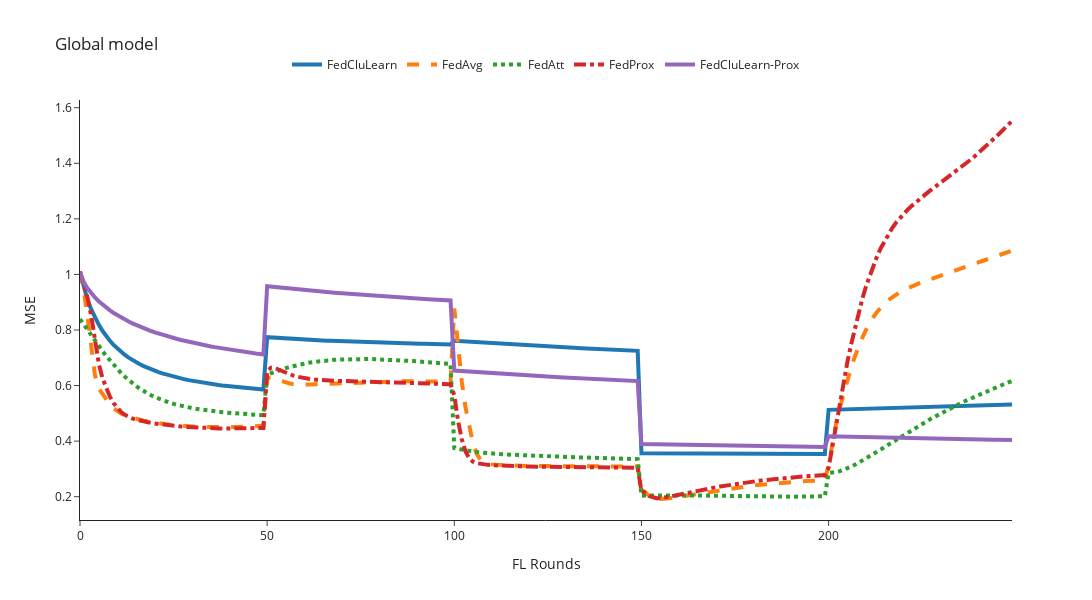

Notebook code cell kept with this figure:
### Code cell
mse_column = 'mse'
# n_rounds, y = preprocessing_results(filenames=[global_FedCluLearn, global_FedCluLearn_recent, global_FedCluLearn_percentage, global_FedAvg, global_FedAtt, global_FedProx, global_FedCluLearn_Prox, global_FedCluLearn_Prox_recent, None], mse_column=mse_column)
# global_filenames = [global_FedCluLearn, global_FedAvg, global_FedAtt, global_FedProx, global_FedCluLearn_Prox]
global_filenames = [global_FedCluLearn, global_FedAvg, global_FedAtt, global_FedProx, global_FedCluLearn_Prox]
n_rounds, y = preprocessing_results(filenames=global_filenames, mse_column=mse_column)
#Avg {mse_column.upper()} Global model
plot_plotly(n_rounds, y, title=f'Global model', y_axis_title=f'{mse_column.upper()}', y_axis_max=1)

### Figure 1 — Plotly figure (JSON) as saved in the notebook; plotly's stock layout.template omitted (floating-point values rounded to 4 significant figures; data arrays with more than 128 entries replaced by an {"elided": "..."} marker saying what was removed)
{"data": [{"line": {"dash": "solid", "width": 4}, "mode": "lines", "name": "FedCluLearn", "type": "scatter", "x": {"elided": "251 int values"}, "y": {"elided": "250 float values"}}, {"line": {"dash": "dash", "width": 4}, "mode": "lines", "name": "FedAvg", "type": "scatter", "x": {"elided": "251 int values"}, "y": {"elided": "250 float values"}}, {"line": {"dash": "dot", "width": 4}, "mode": "lines", "name": "FedAtt", "type": "scatter", "x": {"elided": "251 int values"}, "y": {"elided": "250 float values"}}, {"line": {"dash": "dashdot", "width": 4}, "mode": "lines", "name": "FedProx", "type": "scatter", "x": {"elided": "251 int values"}, "y": {"elided": "250 float values"}}, {"line": {"dash": "solid", "width": 4}, "mode": "lines", "name": "FedCluLearn-Prox", "type": "scatter", "x": {"elided": "251 int values"}, "y": {"elided": "250 float values"}}], "layout": {"height": 600, "legend": {"orientation": "h", "x": 0.5, "xanchor": "center", "y": 1.05, "yanchor": "bottom"}, "title": {"text": "Global model"}, "width": 1200, "xaxis": {"title": {"text": "FL Rounds"}}, "yaxis": {"title": {"text": "MSE"}}}}
